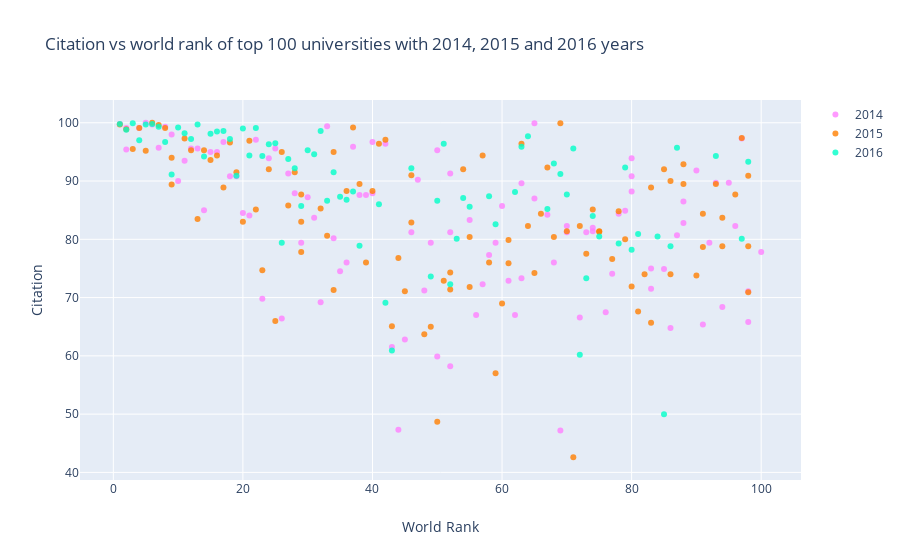

The cell this chart's notebook holds for it:
### Markdown cell above
<a id="3"></a> <br>
# Scatter
<font color='red'>
Scatter Example: Citation vs world rank of top 100 universities with 2014, 2015 and 2016 years
<font color='black'>
* Import graph_objs as *go*
* Creating traces
    * x = x axis
    * y = y axis
    * mode = type of plot like marker, line or line + markers
    * name = name of the plots
    * marker = marker is used with dictionary. 
        * color = color of lines. It takes RGB (red, green, blue) and opacity (alpha)
    * text = The hover text (hover is curser)
* data = is a list that we add traces into it
* layout = it is dictionary.
    * title = title of layout
    * x axis = it is dictionary
        * title = label of x axis
        * ticklen = length of x axis ticks
        * zeroline = showing zero line or not
    * y axis = it is dictionary and same with x axis
* fig = it includes data and layout
* iplot() = plots the figure(fig) that is created by data and layout

### Code cell
# prepare data frames
df2014 = timesData[timesData.year == 2014].iloc[:100,:]
df2015 = timesData[timesData.year == 2015].iloc[:100,:]
df2016 = timesData[timesData.year == 2016].iloc[:100,:]
# import graph objects as "go"
import plotly.graph_objs as go
# creating trace1
trace1 =go.Scatter(
                    x = df2014.world_rank,
                    y = df2014.citations,
                    mode = "markers",
                    name = "2014",
                    marker = dict(color = 'rgba(255, 128, 255, 0.8)'),
                    text= df2014.university_name)
# creating trace2
trace2 =go.Scatter(
                    x = df2015.world_rank,
                    y = df2015.citations,
                    mode = "markers",
                    name = "2015",
                    marker = dict(color = 'rgba(255, 128, 2, 0.8)'),
                    text= df2015.university_name)
# creating trace3
trace3 =go.Scatter(
                    x = df2016.world_rank,
                    y = df2016.citations,
                    mode = "markers",
                    name = "2016",
                    marker = dict(color = 'rgba(0, 255, 200, 0.8)'),
                    text= df2016.university_name)
data = [trace1, trace2, trace3]
layout = dict(title = 'Citation vs world rank of top 100 universities with 2014, 2015 and 2016 years',
              xaxis= dict(title= 'World Rank',ticklen= 5,zeroline= False),
              yaxis= dict(title= 'Citation',ticklen= 5,zeroline= False)
             )
fig = dict(data = data, layout = layout)
iplot(fig)

### Figure 1 — Plotly figure (JSON) as saved in the notebook; plotly's stock layout.template omitted (floating-point values rounded to 4 significant figures)
{"data": [{"marker": {"color": "rgba(255, 128, 255, 0.8)"}, "mode": "markers", "name": "2014", "text": ["California Institute of Technology", "Harvard University", "University of Oxford", "Stanford University", "Massachusetts Institute of Technology", "Princeton University", "University of Cambridge", "University of California, Berkeley", "University of Chicago", "Imperial College London", "Yale University", "University of California, Los Angeles", "Columbia University", "ETH Zurich – Swiss Federal Institute of Technology Zurich", "Johns Hopkins University", "University of Pennsylvania", "Duke University", "University of Michigan", "Cornell University", "University of Toronto", "University College London", "Northwestern University", "University of Tokyo", "Carnegie Mellon University", "University of Washington", "National University of Singapore", "University of Texas at Austin", "Georgia Institute of Technology", "University of Illinois at Urbana-Champaign", "University of Wisconsin-Madison", "University of British Columbia", "London School of Economics and Political Science", "University of California, Santa Barbara", "University of Melbourne", "McGill University", "Karolinska Institute", "École Polytechnique Fédérale de Lausanne", "King’s College London", "University of Edinburgh", "New York University", "University of California, San Diego", "Washington University in St Louis", "University of Hong Kong", "Seoul National University", "Peking University", "University of Minnesota", "University of North Carolina at Chapel Hill", "Australian National University", "Pennsylvania State University", "Boston University", "Tsinghua University", "Brown University", "Kyoto University", "University of California, Davis", "LMU Munich", "Korea Advanced Institute of Science and Technology (KAIST)", "Hong Kong University of Science and Technology", "University of Manchester", "Ohio State University", "Pohang University of Science and Technology", "KU Leuven", "Purdue University", "The University of Queensland", "University of Göttingen", "Rice University", "École Normale Supérieure", "Leiden University", "Heidelberg University", "Delft University of Technology", "University of Southern California", "École Polytechnique", "University of Sydney", "Erasmus University Rotterdam", "University of Basel", "Utrecht University", "Nanyang Technological University", "Wageningen University and Research Center", "University of Pittsburgh", "University of Bristol", "Durham University", "Emory University", "Tufts University", "Michigan State University", "University of Amsterdam", "Ghent University", "Free University of Berlin", "Technical University of Munich", "Case Western Reserve University", "Vanderbilt University", "University of Notre Dame", "Monash University", "McMaster University", "University of California, Irvine", "Humboldt University of Berlin", "University of Rochester", "Pierre and Marie Curie University", "University of Colorado Boulder", "Maastricht University", "University of Groningen", "University of Helsinki"], "type": "scatter", "x": ["1", "2", "2", "4", "5", "6", "7", "8", "9", "10", "11", "12", "13", "14", "15", "16", "17", "18", "19", "20", "21", "22", "23", "24", "25", "26", "27", "28", "29", "30", "31", "32", "33", "34", "35", "36", "37", "38", "39", "40", "40", "42", "43", "44", "45", "46", "47", "48", "49", "50", "50", "52", "52", "52", "55", "56", "57", "58", "59", "60", "61", "62", "63", "63", "65", "65", "67", "68", "69", "70", "70", "72", "73", "74", "74", "76", "77", "78", "79", "80", "80", "80", "83", "83", "85", "86", "87", "88", "88", "90", "91", "92", "93", "94", "95", "96", "97", "98", "98", "100"], "y": [99.8, 99.1, 95.4, 99.1, 100, 99.7, 95.7, 99.3, 98, 90, 93.5, 95.6, 95.6, 85, 95, 95, 96.7, 90.8, 90.8, 84.5, 84.1, 97.1, 69.8, 93.9, 95.6, 66.4, 91.3, 87.9, 79.4, 87.2, 83.7, 69.2, 99.4, 80.2, 74.5, 76, 95.9, 87.6, 87.6, 87.9, 96.7, 96.4, 61.5, 47.3, 62.8, 81.2, 90.2, 71.2, 79.4, 95.3, 59.9, 91.3, 58.2, 81.2, 83.3, 67, 72.3, 77.3, 79.4, 85.7, 72.9, 67, 73.3, 89.6, 99.9, 87, 84.2, 76, 47.2, 81.2, 82.3, 66.6, 81.2, 81.4, 82, 67.5, 74.1, 84.4, 84.9, 88.2, 90.8, 93.9, 71.5, 75, 74.9, 64.8, 80.7, 82.8, 86.5, 91.8, 65.4, 79.4, 89.7, 68.4, 89.7, 82.3, 97.3, 65.8, 71.1, 77.8]}, {"marker": {"color": "rgba(255, 128, 2, 0.8)"}, "mode": "markers", "name": "2015", "text": ["California Institute of Technology", "Harvard University", "University of Oxford", "Stanford University", "University of Cambridge", "Massachusetts Institute of Technology", "Princeton University", "University of California, Berkeley", "Imperial College London", "Yale University", "University of Chicago", "University of California, Los Angeles", "ETH Zurich – Swiss Federal Institute of Technology Zurich", "Columbia University", "Johns Hopkins University", "University of Pennsylvania", "University of Michigan", "Duke University", "Cornell University", "University of Toronto", "Northwestern University", "University College London", "University of Tokyo", "Carnegie Mellon University", "National University of Singapore", "University of Washington", "Georgia Institute of Technology", "University of Texas at Austin", "LMU Munich", "University of Illinois at Urbana-Champaign", "University of Wisconsin-Madison", "University of British Columbia", "University of Melbourne", "London School of Economics and Political Science", "École Polytechnique Fédérale de Lausanne", "University of Edinburgh", "University of California, Santa Barbara", "New York University", "McGill University", "King’s College London", "University of California, San Diego", "Washington University in St Louis", "University of Hong Kong", "Karolinska Institute", "Australian National University", "University of Minnesota", "University of North Carolina at Chapel Hill", "Peking University", "Tsinghua University", "Seoul National University", "Hong Kong University of Science and Technology", "Korea Advanced Institute of Science and Technology (KAIST)", "University of Manchester", "Brown University", "KU Leuven", "University of California, Davis", "Boston University", "Pennsylvania State University", "Kyoto University", "University of Sydney", "Nanyang Technological University", "École Polytechnique", "Scuola Normale Superiore di Pisa", "Leiden University", "The University of Queensland", "Pohang University of Science and Technology", "University of Göttingen", "Ohio State University", "Rice University", "Heidelberg University", "Delft University of Technology", "Erasmus University Rotterdam", "Wageningen University and Research Center", "University of Bristol", "University of Basel", "University of Southern California", "University of Amsterdam", "École Normale Supérieure", "Utrecht University", "Humboldt University of Berlin", "Free University of Berlin", "Michigan State University", "Durham University", "Monash University", "Middle East Technical University", "University of Arizona", "University of Notre Dame", "Tufts University", "University of California, Irvine", "Ghent University", "University of Massachusetts", "University of Pittsburgh", "Emory University", "McMaster University", "University of Glasgow", "Vanderbilt University", "University of Colorado Boulder", "Stockholm University", "Technical University of Munich", "Uppsala University"], "type": "scatter", "x": ["1", "2", "3", "4", "5", "6", "7", "8", "9", "9", "11", "12", "13", "14", "15", "16", "17", "18", "19", "20", "21", "22", "23", "24", "25", "26", "27", "28", "29", "29", "29", "32", "33", "34", "34", "36", "37", "38", "39", "40", "41", "42", "43", "44", "45", "46", "46", "48", "49", "50", "51", "52", "52", "54", "55", "55", "57", "58", "59", "60", "61", "61", "63", "64", "65", "66", "67", "68", "69", "70", "71", "72", "73", "74", "75", "75", "77", "78", "79", "80", "81", "82", "83", "83", "85", "86", "86", "88", "88", "90", "91", "91", "93", "94", "94", "96", "97", "98", "98", "98"], "y": [99.7, 98.9, 95.5, 99.1, 95.2, 100, 99.6, 99.1, 89.4, 94, 97.3, 95.3, 83.5, 95.3, 93.6, 94.4, 88.9, 96.6, 91.5, 83, 96.9, 85.1, 74.7, 92, 66, 95, 85.8, 91.5, 83, 77.8, 87.7, 85.3, 80.6, 71.3, 95, 88.3, 99.2, 89.5, 76, 88.3, 96.4, 97.1, 65.1, 76.8, 71.1, 82.9, 91, 63.7, 65, 48.7, 72.9, 71.4, 74.3, 92, 71.8, 80.4, 94.4, 76, 57, 69, 75.9, 79.9, 96.4, 82.3, 74.2, 84.4, 92.3, 80.4, 99.9, 81.4, 42.6, 82.3, 77.5, 85.1, 81.4, 81.3, 76.6, 84.8, 80, 71.9, 67.6, 74, 88.9, 65.7, 92, 74, 90, 92.9, 89.5, 73.8, 78.7, 84.4, 89.5, 78.8, 83.7, 87.7, 97.4, 90.9, 78.8, 70.9]}, {"marker": {"color": "rgba(0, 255, 200, 0.8)"}, "mode": "markers", "name": "2016", "text": ["California Institute of Technology", "University of Oxford", "Stanford University", "University of Cambridge", "Massachusetts Institute of Technology", "Harvard University", "Princeton University", "Imperial College London", "ETH Zurich – Swiss Federal Institute of Technology Zurich", "University of Chicago", "Johns Hopkins University", "Yale University", "University of California, Berkeley", "University College London", "Columbia University", "University of California, Los Angeles", "University of Pennsylvania", "Cornell University", "University of Toronto", "Duke University", "University of Michigan", "Carnegie Mellon University", "London School of Economics and Political Science", "University of Edinburgh", "Northwestern University", "National University of Singapore", "King’s College London", "Karolinska Institute", "LMU Munich", "New York University", "École Polytechnique Fédérale de Lausanne", "University of Washington", "University of Melbourne", "University of British Columbia", "KU Leuven", "University of Illinois at Urbana-Champaign", "Heidelberg University", "McGill University", "University of California, San Diego", "University of California, Santa Barbara", "Georgia Institute of Technology", "Peking University", "University of Tokyo", "University of California, Davis", "University of Hong Kong", "University of Texas at Austin", "Tsinghua University", "Wageningen University and Research Center", "Humboldt University of Berlin", "University of Wisconsin-Madison", "Brown University", "Australian National University", "Technical University of Munich", "École Normale Supérieure", "Nanyang Technological University", "University of Manchester", "University of Sydney", "University of Amsterdam", "Hong Kong University of Science and Technology", "The University of Queensland", "Washington University in St Louis", "Utrecht University", "University of North Carolina at Chapel Hill", "Boston University", "Delft University of Technology", "University of Minnesota", "Leiden University", "University of Southern California", "University of Bristol", "Durham University", "Erasmus University Rotterdam", "Free University of Berlin", "Monash University", "University of Groningen", "Pennsylvania State University", "University of Glasgow", "University of Helsinki", "University of Tübingen", "University of Pittsburgh", "University of Warwick", "Uppsala University", "University of Copenhagen", "University of New South Wales", "University of Freiburg", "Seoul National University", "University of St Andrews", "Vanderbilt University", "Kyoto University", "Maastricht University", "Emory University", "Lund University", "Ohio State University", "University of Exeter", "University of Bonn", "Georgetown University", "McMaster University", "University of Sheffield", "Queen Mary University of London", "University of Göttingen", "Michigan State University"], "type": "scatter", "x": ["1", "2", "3", "4", "5", "6", "7", "8", "9", "10", "11", "12", "13", "14", "15", "16", "17", "18", "19", "20", "21", "22", "23", "24", "25", "26", "27", "28", "29", "30", "31", "32", "33", "34", "35", "36", "37", "38", "=39", "=39", "41", "42", "43", "=44", "=44", "46", "=47", "=47", "49", "50", "51", "52", "53", "54", "55", "=56", "=56", "58", "59", "=60", "=60", "62", "63", "64", "=65", "=65", "67", "68", "69", "70", "71", "72", "73", "74", "75", "=76", "=76", "78", "79", "80", "81", "=82", "=82", "84", "85", "86", "87", "=88", "=88", "=90", "=90", "=90", "93", "=94", "=94", "=94", "97", "98", "=99", "=99"], "y": [99.8, 98.8, 99.9, 97, 99.7, 99.8, 99.3, 96.7, 91.1, 99.2, 98.2, 97.2, 99.7, 94.2, 98.1, 98.5, 98.6, 97.2, 90.9, 99, 94.4, 99.1, 94.3, 96.3, 96.5, 79.4, 93.8, 92.2, 85.7, 95.3, 94.6, 98.6, 86.6, 91.5, 87.3, 86.8, 88.2, 78.9, 98.7, 99.2, 86, 69.1, 60.9, 84.3, 70.1, 92.2, 58.8, 87.8, 73.6, 86.6, 96.4, 72.3, 80.1, 87.1, 85.6, 77.3, 77.5, 87.4, 82.6, 82.4, 99.2, 88.1, 95.9, 97.7, 61.5, 88, 85.2, 93, 91.2, 87.7, 95.6, 60.2, 73.3, 84, 80.5, 92.3, 82.1, 79.3, 92.3, 78.2, 80.9, 86.2, 82.1, 80.5, 50, 78.8, 95.7, 46.6, 82.7, 96.7, 81.3, 83.2, 94.3, 85.3, 82.5, 84.9, 80.1, 93.3, 72.7, 76.8]}], "layout": {"title": {"text": "Citation vs world rank of top 100 universities with 2014, 2015 and 2016 years"}, "xaxis": {"ticklen": 5, "title": {"text": "World Rank"}, "zeroline": false, "type": "linear", "range": [-5.136, 106.1], "autorange": true}, "yaxis": {"ticklen": 5, "title": {"text": "Citation"}, "zeroline": false, "type": "linear", "range": [38.4, 104.2], "autorange": true}, "autosize": true}}
